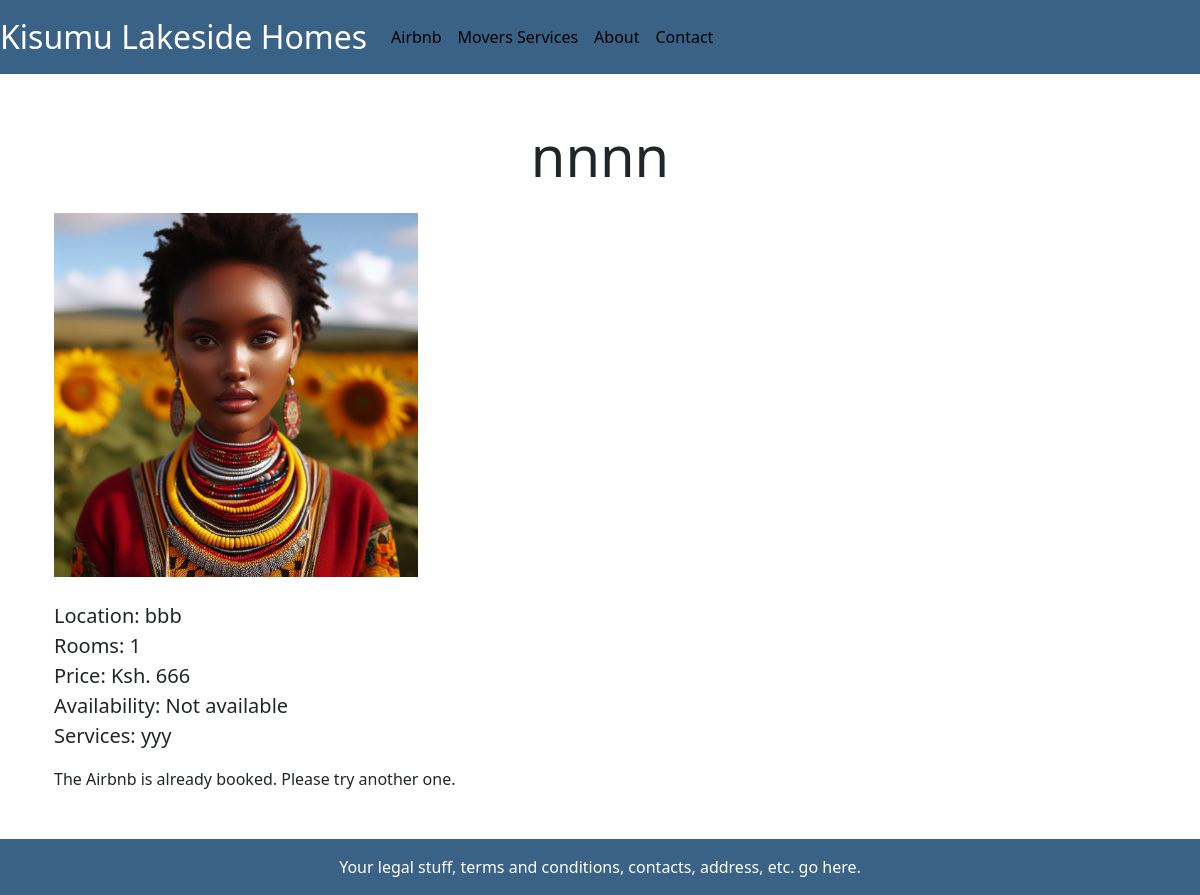
Screenshot of /airbnb/1/ with the database file from the repository.
### airbnb/models.py (models this page shows, shortened)
class Airbnb(models.Model):
    name = models.CharField(max_length=50)
    location = models.CharField(max_length=50)
    rooms = models.PositiveSmallIntegerField(default=1)
    price = models.DecimalField(max_digits=10, decimal_places=0)
    avalability = models.BooleanField(default=True)
    services = models.TextField()

class Airbnbimage(models.Model):
     airbnb = models.ForeignKey(Airbnb, related_name='images', on_delete= models.CASCADE)
     image = models.ImageField(upload_to='images/', default='default.jpeg')

### airbnb/views.py (the view)
# urls.py: path('airbnb/<int:pk>/', AirbnbDetailView.as_view(), name='airbnb_detail'),
class AirbnbDetailView(DetailView):
    model = Airbnb
    template_name = 'airbnb_detail.html'

### templates/airbnb_detail.html
{% extends 'base.html' %}
{% load static %}
{% load humanize %}
{% block content %}
<div class="container my-5">
    <h1 class="display-4 text-center mb-4">{{ airbnb.name }}</h1>
    <div class="d-flex flex-row flex-nowrap overflow-auto mb-4">
        {% for image in airbnb.images.all %}
        <div class="col-4">
            <img class="img-fluid" src="{{ image.image.url }}" alt="{{ airbnb.name }}">
        </div>
        {% endfor %}
    </div>
    <p class="lead">
        <strong>Location:</strong> {{ airbnb.location }}<br>
        <strong>Rooms:</strong> {{ airbnb.rooms }}<br>
        <strong>Price:</strong> Ksh. {{airbnb.price|intcomma }}<br>
        <strong>Availability:</strong> {% if airbnb.avalability %}Available{% else %}Not available{% endif %}<br>
        <strong>Services:</strong> {{ airbnb.services }}
    </p>
    {% if airbnb.avalability %}
    <a href="{% url 'airbnb_customer_form'%}" class="btn btn-primary">Book Now</a>
    {% else %}
    <p>The Airbnb is already booked. Please try another one.</p>
    {% endif %}
</div>
{% endblock content %}

### rows the page displays
Airbnb: name "nnnn", location "bbb", rooms "1", price "666", services "yyy"
Airbnbimage: image (picture)
